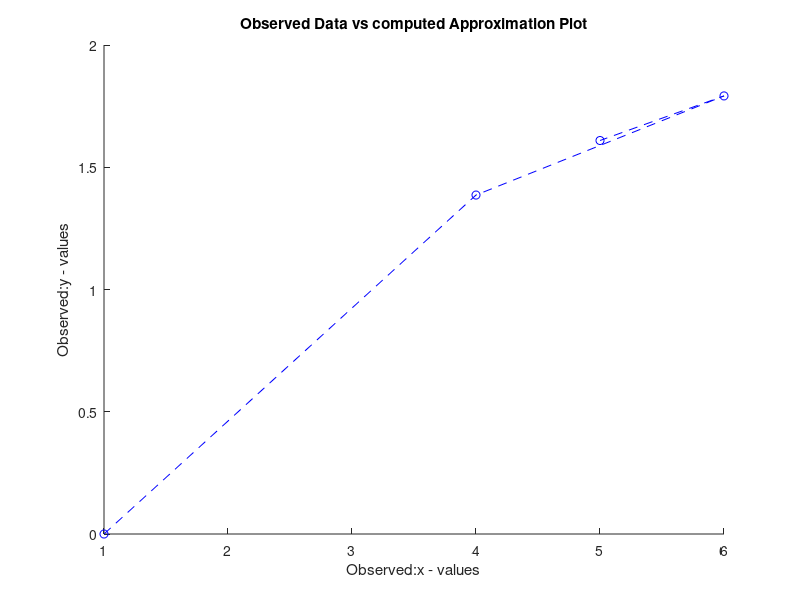

The MATLAB source for this figure:
diary on
fprintf('\t\t\tLeast Squares Method for Best Fit Line\r\n')
fprintf('\t\t\t            Presented\r\n')
fprintf('\t\t\t                by\r\n')
fprintf('\t\t\t          George C. Ward\r\n')

fprintf('_______________________________________________________________________\r\n')
fprintf(datestr(now))
fprintf('\r\n')
A=[1,4,6,5; 0, 1.386294, 1.791759,1.60938];
x = A(1,:);
y = A(2,:);
%x = [1.6,2,2.5];
%y = [2,8,14];
fdd = [];
b=[];
n = size(A,2);

for i = 1: n
  fdd(i,1) = y(i);
end

for j = 2:n
  for i = 1: n - j 
    fdd(i,j) = (fdd(i+1, j-1) - fdd(i,j-1))/(x(i+j) - x(i));
  end
end

fprintf('NUMBER OF POINTS? %d\r\n',n)
for i = 1:n
  fprintf('X(%d), Y(%d) = ? %d,%1.5f\r\n',i,i,x(i),y(i))
end
fx = []
x
y

fx(1,1) = y(1);
for j = 2: 4
  fx(1,j) = (y(j)-y(j-1))/(x(j)-x(j-1)); 
end

fx(2,1) = (fx(1,3) - fx(1,2))/(x(3)-x(1));
fx(2,2) = (fx(1,4) - fx(1,3))/(x(4)-x(2));
fx(2,3) = 0;
fx(2,4) = 0;

fx(3,1) = (fx(2,2)-fx(2,1))/(x(4)-x(1));
fx(3,2) = 0;
fx(3,3) = 0;
fx(3,4) = 0;
fx
xterm = 2;

new_term = fx(1,1) + fx(2,1)*(xterm-x(1))+ fx(3,1)*(xterm-x(1))*(xterm-x(2))
fx(3,1)*(xterm-x(1))*(xterm-x(2))
error = fx(3,1)*(xterm-x(1))*(xterm-x(2)*(xterm-x(3)))

hold on
plot(x,y,'--bo')
title('Observed Data vs computed Approximation Plot')
xlabel('Observed:x - values')
ylabel('Observed:y - values')

diary off